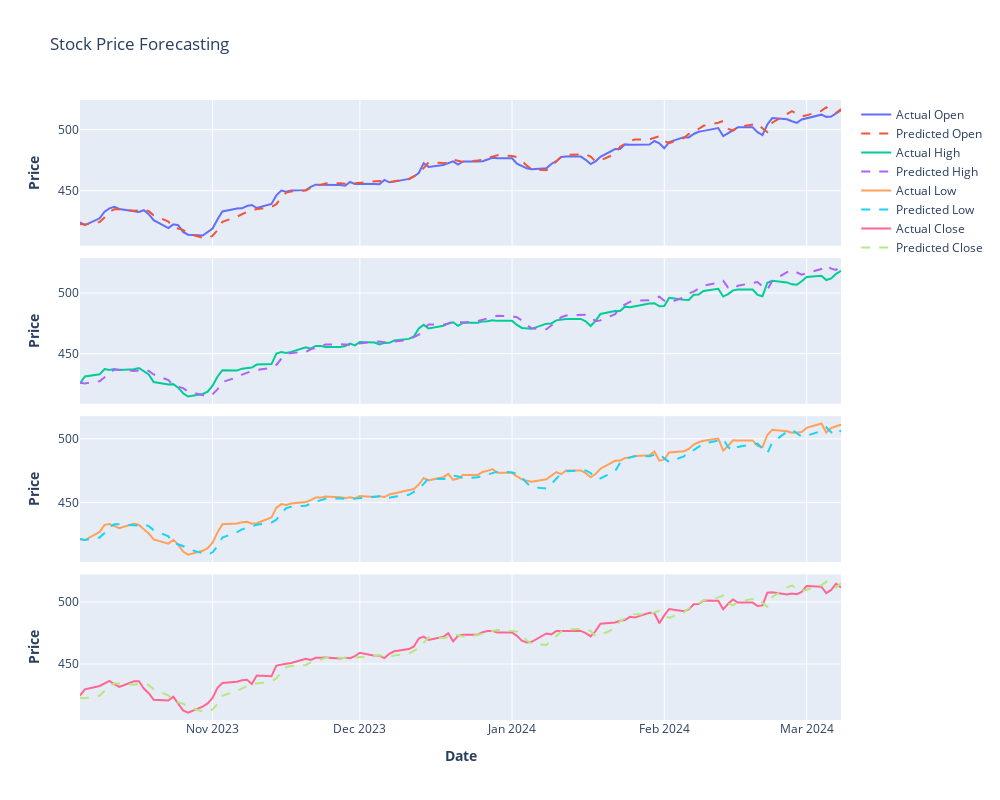

Notebook source saved alongside this figure:
### Code cell
def download_stock_data(ticker, start_date, end_date):
    stock_data = yf.download(ticker, start=start_date, end=end_date)
    stock_data = stock_data.sort_index().asfreq('B', method='ffill')
    stock_data.index = pd.to_datetime(stock_data.index)
    return stock_data

# def scale_data(data):
#     scaler = MinMaxScaler()
#     scaled_data = scaler.fit_transform(data)
#     return scaler, scaled_data
def scale_data(data, feature_names):
    scaler = MinMaxScaler()
    # Convert the data to a DataFrame to ensure feature names are used
    data_df = pd.DataFrame(data, columns=feature_names)
    scaled_data = scaler.fit_transform(data_df)
    return scaler, scaled_data


def create_sequences(data, seq_length):
    xs, ys = [], []
    for i in range(len(data) - seq_length):
        xs.append(data[i:(i + seq_length)])
        ys.append(data[i + seq_length])
    return np.array(xs), np.array(ys)

def build_and_train_model(X_train, y_train, seq_length, num_features, epochs, batch_size):
    model = Sequential([
        LSTM(50, activation='relu', return_sequences=True, input_shape=(seq_length, num_features)),
        LSTM(50, activation='relu'),
        Dense(num_features)
    ])
    model.compile(optimizer='adam', loss='mse')
    model.fit(X_train, y_train, epochs=epochs, batch_size=batch_size, verbose=0)
    return model

def calculate_metrics(y_true, y_pred):
    mae = mean_absolute_error(y_true, y_pred)
    mse = mean_squared_error(y_true, y_pred)
    rmse = np.sqrt(mse)
    return mae, mse, rmse

def plot_forecasts(stock_data, predicted_values, y_test, seq_length, split_idx, scaler):
    dates = stock_data.index[split_idx + seq_length:]
    predicted_prices = scaler.inverse_transform(predicted_values)
    actual_prices = scaler.inverse_transform(y_test)

    fig = make_subplots(rows=4, cols=1, shared_xaxes=True, vertical_spacing=0.02)
    feature_names = ['Open', 'High', 'Low', 'Close']

    for i, feature in enumerate(feature_names):
        fig.add_trace(go.Scatter(x=dates, y=actual_prices[:, i], mode='lines', name=f'Actual {feature}'), row=i+1, col=1)
        fig.add_trace(go.Scatter(x=dates, y=predicted_prices[:, i], mode='lines', name=f'Predicted {feature}', line=dict(dash='dash')), row=i+1, col=1)

    fig.update_layout(height=800, width=1000, title_text="Stock Price Forecasting")
    fig.update_yaxes(title_text="<b>Price</b>")
    fig.update_xaxes(title_text="<b>Date</b>", row=4, col=1)
    fig.update_layout(xaxis_rangeslider_visible=False)
    fig.show()

def forecast_and_plot(stock_data, features, seq_length):
#     scaler, scaled_data = scale_data(stock_data[features].values)
    scaler, scaled_data = scale_data(stock_data[features].values, features)
    X, y = create_sequences(scaled_data, seq_length)
    split_idx = int(len(X) * 0.8)
    X_train, y_train = X[:split_idx], y[:split_idx]
    X_test, y_test = X[split_idx:], y[split_idx:]

    X_train = X_train.reshape((X_train.shape[0], X_train.shape[1], len(features)))
    X_test = X_test.reshape((X_test.shape[0], X_test.shape[1], len(features)))
    
    model = build_and_train_model(X_train, y_train, seq_length, len(features), epochs=50, batch_size=32)
    predicted_values = model.predict(X_test)
    mae, mse, rmse = calculate_metrics(scaler.inverse_transform(y_test), scaler.inverse_transform(predicted_values))
    
    print(f"MAE: {mae}, MSE: {mse}, RMSE: {rmse}")
    plot_forecasts(stock_data, predicted_values, y_test, seq_length, split_idx, scaler)

# Parameters and usage
ticker = 'SPY'
features = ['Open', 'High', 'Low', 'Close']
start_date = '2022-01-01'
end_date = '2024-03-11'
seq_length = 10

stock_data = download_stock_data(ticker, start_date, end_date)
forecast_and_plot(stock_data, features, seq_length)
